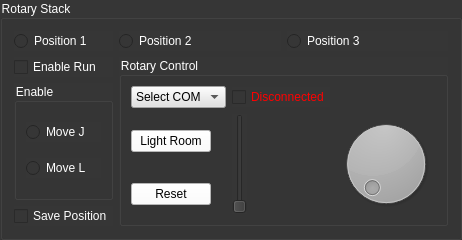
         <widget class="QGroupBox" name="groupBox_5">
          <property name="minimumSize">
           <size>
            <width>0</width>
            <height>200</height>
           </size>
          </property>
          <property name="maximumSize">
           <size>
            <width>550</width>
            <height>16777215</height>
           </size>
          </property>
          <property name="styleSheet">
           <string notr="true">background-color: rgb(54, 54, 54);
color: rgb(255, 255, 255);</string>
          </property>
          <property name="title">
           <string>Rotary Stack</string>
          </property>
          <layout class="QGridLayout" name="gridLayout_5">
           <item row="3" column="0">
            <widget class="QGroupBox" name="groupBox_6">
             <property name="title">
              <string>Enable</string>
             </property>
             <layout class="QVBoxLayout" name="verticalLayout">
              <item>
               <widget class="QRadioButton" name="radioButton_4">
                <property name="text">
                 <string>Move J</string>
                </property>
               </widget>
              </item>
              <item>
               <widget class="QRadioButton" name="radioButton_5">
                <property name="text">
                 <string>Move L</string>
                </property>
               </widget>
              </item>
             </layout>
            </widget>
           </item>
           <item row="0" column="0">
            <widget class="QRadioButton" name="radioButton">
             <property name="text">
              <string>Position 1</string>
             </property>
            </widget>
           </item>
           <item row="2" column="0">
            <widget class="QCheckBox" name="checkBox">
             <property name="text">
              <string>Enable Run</string>
             </property>
            </widget>
           </item>
           <item row="0" column="1">
            <widget class="QRadioButton" name="radioButton_2">
             <property name="text">
              <string>Position 2 </string>
             </property>
            </widget>
           </item>
           <item row="0" column="2">
            <widget class="QRadioButton" name="radioButton_3">
             <property name="text">
              <string>Position 3</string>
             </property>
            </widget>
           </item>
           <item row="4" column="0">
            <widget class="QCheckBox" name="checkBox_2">
             <property name="text">
              <string>Save Position</string>
             </property>
            </widget>
           </item>
           <item row="2" column="1" rowspan="3" colspan="2">
            <widget class="QGroupBox" name="groupBox_7">
             <property name="title">
              <string>Rotary Control</string>
             </property>
             <layout class="QGridLayout" name="gridLayout_6">
              <item row="1" column="2" rowspan="2">
               <widget class="QDial" name="dial">
                <property name="sizePolicy">
                 <sizepolicy hsizetype="Fixed" vsizetype="Fixed">
                  <horstretch>0</horstretch>
                  <verstretch>0</verstretch>
                 </sizepolicy>
                </property>
                <property name="maximum">
                 <number>6</number>
                </property>
                <property name="value">
                 <number>0</number>
                </property>
               </widget>
              </item>
              <item row="2" column="0">
               <widget class="QPushButton" name="pushButton_Reset">
                <property name="sizePolicy">
                 <sizepolicy hsizetype="Fixed" vsizetype="Fixed">
                  <horstretch>0</horstretch>
                  <verstretch>0</verstretch>
                 </sizepolicy>
                </property>
                <property name="styleSheet">
                 <string notr="true">background-color: rgb(255, 255, 255);
color: rgb(0, 0, 0);</string>
                </property>
                <property name="text">
                 <string>Reset</string>
                </property>
               </widget>
              </item>
              <item row="1" column="1" rowspan="2">
               <widget class="QSlider" name="verticalSlider">
                <property name="maximum">
                 <number>99</number>
                </property>
                <property name="value">
                 <number>0</number>
                </property>
                <property name="sliderPosition">
                 <number>0</number>
                </property>
                <property name="orientation">
                 <enum>Qt::Vertical</enum>
                </property>
               </widget>
              </item>
              <item row="1" column="0">
               <widget class="QPushButton" name="pushButton_LightRoom">
                <property name="sizePolicy">
                 <sizepolicy hsizetype="Fixed" vsizetype="Fixed">
                  <horstretch>0</horstretch>
                  <verstretch>0</verstretch>
                 </sizepolicy>
                </property>
                <property name="styleSheet">
                 <string notr="true">background-color: rgb(255, 255, 255);
color: rgb(0, 0, 0);</string>
                </property>
                <property name="text">
                 <string>Light Room</string>
                </property>
               </widget>
              </item>
              <item row="0" column="0">
               <widget class="QComboBox" name="comboBox_COM">
                <property name="styleSheet">
                 <string notr="true">background-color: rgb(225, 225, 225);
color: rgb(0, 0, 0);</string>
                </property>
                <item>
                 <property name="text">
                  <string>Select COM</string>
                 </property>
                </item>
               </widget>
              </item>
              <item row="0" column="1">
               <widget class="QCheckBox" name="checkBox_Com">
                <property name="enabled">
                 <bool>false</bool>
                </property>
                <property name="styleSheet">
                 <string notr="true">color: rgb(255, 0, 0);</string>
                </property>
                <property name="text">
                 <string>Disconnected</string>
                </property>
                <property name="checkable">
                 <bool>true</bool>
                </property>
                <property name="checked">
                 <bool>false</bool>
                </property>
               </widget>
              </item>
             </layout>
            </widget>
           </item>
          </layout>
         </widget>
